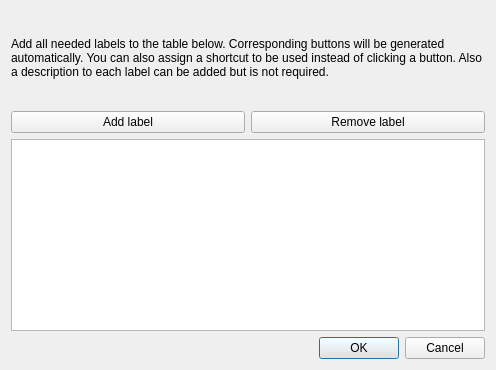
<?xml version="1.0" encoding="UTF-8"?>
<ui version="4.0">
 <class>ConfigureLabelsDialog</class>
 <widget class="QDialog" name="ConfigureLabelsDialog">
  <property name="geometry">
   <rect>
    <x>0</x>
    <y>0</y>
    <width>496</width>
    <height>370</height>
   </rect>
  </property>
  <property name="windowTitle">
   <string>Dialog</string>
  </property>
  <layout class="QVBoxLayout" name="verticalLayout">
   <item>
    <widget class="QLabel" name="label">
     <property name="sizePolicy">
      <sizepolicy hsizetype="Expanding" vsizetype="Expanding">
       <horstretch>0</horstretch>
       <verstretch>0</verstretch>
      </sizepolicy>
     </property>
     <property name="text">
      <string>Add all needed labels to the table below. Corresponding buttons will be generated automatically. You can also assign a shortcut to be used instead of clicking a button. Also a description to each label can be added but is not required.</string>
     </property>
     <property name="textFormat">
      <enum>Qt::AutoText</enum>
     </property>
     <property name="wordWrap">
      <bool>true</bool>
     </property>
    </widget>
   </item>
   <item>
    <layout class="QHBoxLayout" name="horizontalLayout">
     <item>
      <widget class="QPushButton" name="pushButton">
       <property name="text">
        <string>Add label</string>
       </property>
      </widget>
     </item>
     <item>
      <widget class="QPushButton" name="pushButton_2">
       <property name="text">
        <string>Remove label</string>
       </property>
      </widget>
     </item>
    </layout>
   </item>
   <item>
    <widget class="QTableView" name="tableView"/>
   </item>
   <item>
    <widget class="QDialogButtonBox" name="buttonBox">
     <property name="orientation">
      <enum>Qt::Horizontal</enum>
     </property>
     <property name="standardButtons">
      <set>QDialogButtonBox::Cancel|QDialogButtonBox::Ok</set>
     </property>
    </widget>
   </item>
  </layout>
 </widget>
 <resources/>
 <connections>
  <connection>
   <sender>buttonBox</sender>
   <signal>accepted()</signal>
   <receiver>ConfigureLabelsDialog</receiver>
   <slot>accept()</slot>
   <hints>
    <hint type="sourcelabel">
     <x>248</x>
     <y>254</y>
    </hint>
    <hint type="destinationlabel">
     <x>157</x>
     <y>274</y>
    </hint>
   </hints>
  </connection>
  <connection>
   <sender>buttonBox</sender>
   <signal>rejected()</signal>
   <receiver>ConfigureLabelsDialog</receiver>
   <slot>reject()</slot>
   <hints>
    <hint type="sourcelabel">
     <x>316</x>
     <y>260</y>
    </hint>
    <hint type="destinationlabel">
     <x>286</x>
     <y>274</y>
    </hint>
   </hints>
  </connection>
 </connections>
</ui>
